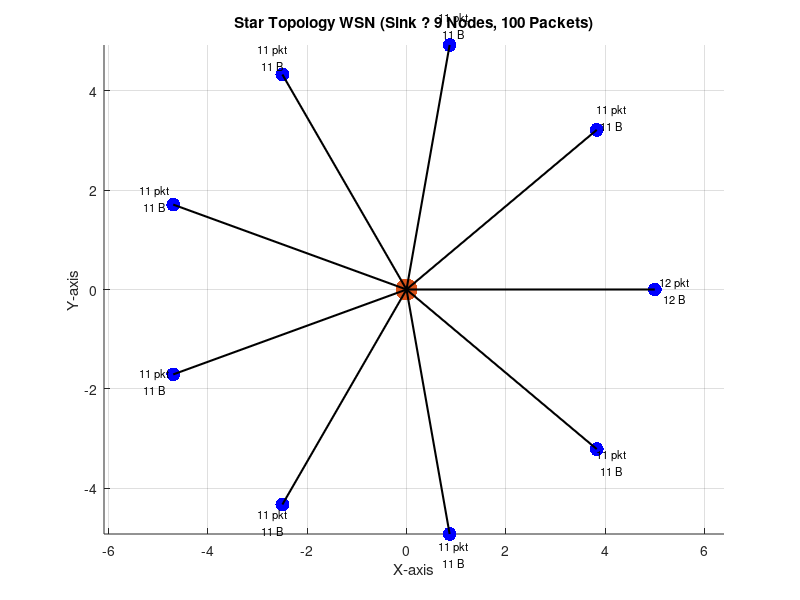
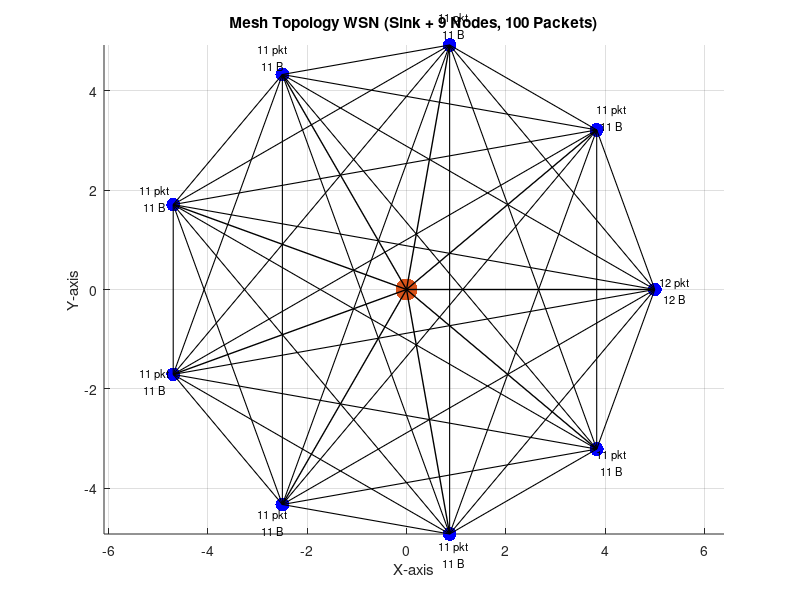

Source code (MATLAB) for these figures, in order:
clc;
clear;
close all;

n = 10;                 % total nodes including sink
sink = [0, 0];          % sink at center
radius = 5;             % distance of nodes from sink

% Generate star-shaped node positions (uniformly on a circle)
theta = linspace(0, 2*pi, n);  
theta(end) = [];        % remove duplicate 2? point
nodes = radius * [cos(theta)', sin(theta)'];

figure;
hold on;
grid on;
axis equal;

% Plot nodes and sink
scatter(nodes(:,1), nodes(:,2), 100, 'b', 'filled');
scatter(sink(1), sink(2), 250, 'yellow', 'filled');

% Draw star topology links
for i = 1:size(nodes,1)
    plot([sink(1), nodes(i,1)], [sink(2), nodes(i,2)], '-k', 'LineWidth', 1.5);
end

% Parameters
numPackets = 100;
packetSizeBytes = 1;
numNodes = size(nodes,1);

% Packet distribution
basePacketsPerNode = floor(numPackets / numNodes);
remainder = mod(numPackets, numNodes);
packetsPerNode = basePacketsPerNode * ones(numNodes,1);
packetsPerNode(1:remainder) = packetsPerNode(1:remainder) + 1;

dataPerNodeBytes = packetsPerNode * packetSizeBytes;

% Simulate packet transmission (random loss example)
lossProbability = 0.1;  % 10% chance packet is lost
packetsReceived = zeros(numNodes,1);
packetsLost = zeros(numNodes,1);

for i = 1:numNodes
    for p = 1:packetsPerNode(i)
        if rand() > lossProbability
            packetsReceived(i) = packetsReceived(i) + 1;
        else
            packetsLost(i) = packetsLost(i) + 1;
        end
    end
end

% Annotate nodes
for i = 1:numNodes
    txt = sprintf('%d pkt\n%d B', packetsPerNode(i), dataPerNodeBytes(i));
    text(nodes(i,1)*1.08, nodes(i,2)*1.08, txt, ...
        'Color', 'k', 'FontSize', 8, 'HorizontalAlignment','center');
end

title(sprintf('Star Topology WSN (Sink ? %d Nodes, %d Packets)', ...
      numNodes, numPackets));
xlabel('X-axis');
ylabel('Y-axis');
hold off;

% Print data for Star Topology
fprintf('--- Star Topology Packet Stats ---\n');
fprintf('Node\tTransmitted\tReceived\tLost\n');
for i = 1:numNodes
    fprintf('%d\t%d\t\t%d\t\t%d\n', i, packetsPerNode(i), packetsReceived(i), packetsLost(i));
end

%% Mesh Topology
figure;
hold on;
grid on;
axis equal;

% Plot nodes and sink
scatter(nodes(:,1), nodes(:,2), 100, 'b', 'filled');
scatter(sink(1), sink(2), 250, 'yellow', 'filled');

% Create all pairwise links between nodes + sink
for i = 1:numNodes
    for j = i+1:numNodes
        plot([nodes(i,1), nodes(j,1)], [nodes(i,2), nodes(j,2)], '-k', 'LineWidth', 0.8);
    end
    plot([sink(1), nodes(i,1)], [sink(2), nodes(i,2)], '-k', 'LineWidth', 1.0);
end

% Simulate packet transmission for Mesh (you can adjust lossProbability if needed)
packetsReceivedMesh = zeros(numNodes,1);
packetsLostMesh = zeros(numNodes,1);

for i = 1:numNodes
    for p = 1:packetsPerNode(i)
        if rand() > lossProbability
            packetsReceivedMesh(i) = packetsReceivedMesh(i) + 1;
        else
            packetsLostMesh(i) = packetsLostMesh(i) + 1;
        end
    end
end

% Annotate nodes
for i = 1:numNodes
    txt = sprintf('%d pkt\n%d B', packetsPerNode(i), dataPerNodeBytes(i));
    text(nodes(i,1)*1.08, nodes(i,2)*1.08, txt, ...
        'Color', 'k', 'FontSize', 8, 'HorizontalAlignment','center');
end

title(sprintf('Mesh Topology WSN (Sink + %d Nodes, %d Packets)', ...
      numNodes, numPackets));
xlabel('X-axis');
ylabel('Y-axis');
hold off;

% Print data for Mesh Topology
fprintf('--- Mesh Topology Packet Stats ---\n');
fprintf('Node\tTransmitted\tReceived\tLost\n');
for i = 1:numNodes
    fprintf('%d\t%d\t\t%d\t\t%d\n', i, packetsPerNode(i), packetsReceivedMesh(i), packetsLostMesh(i));
end
